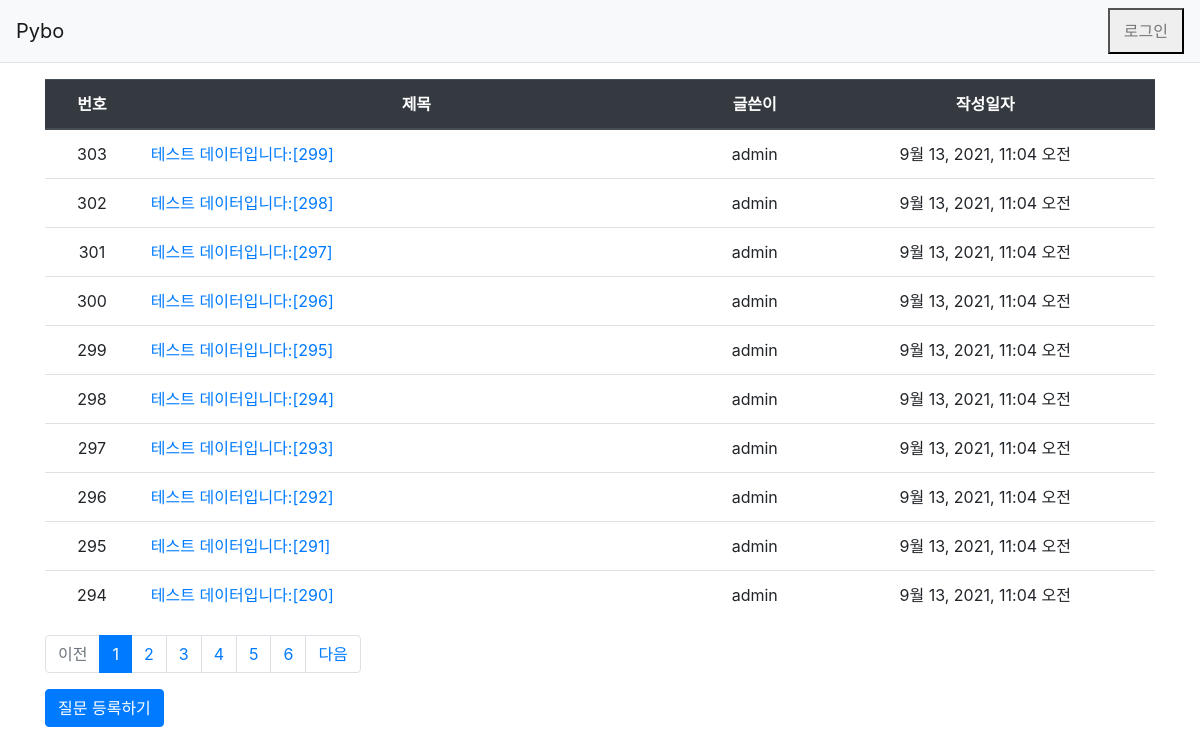
Page /pybo/ on the earlier database version.
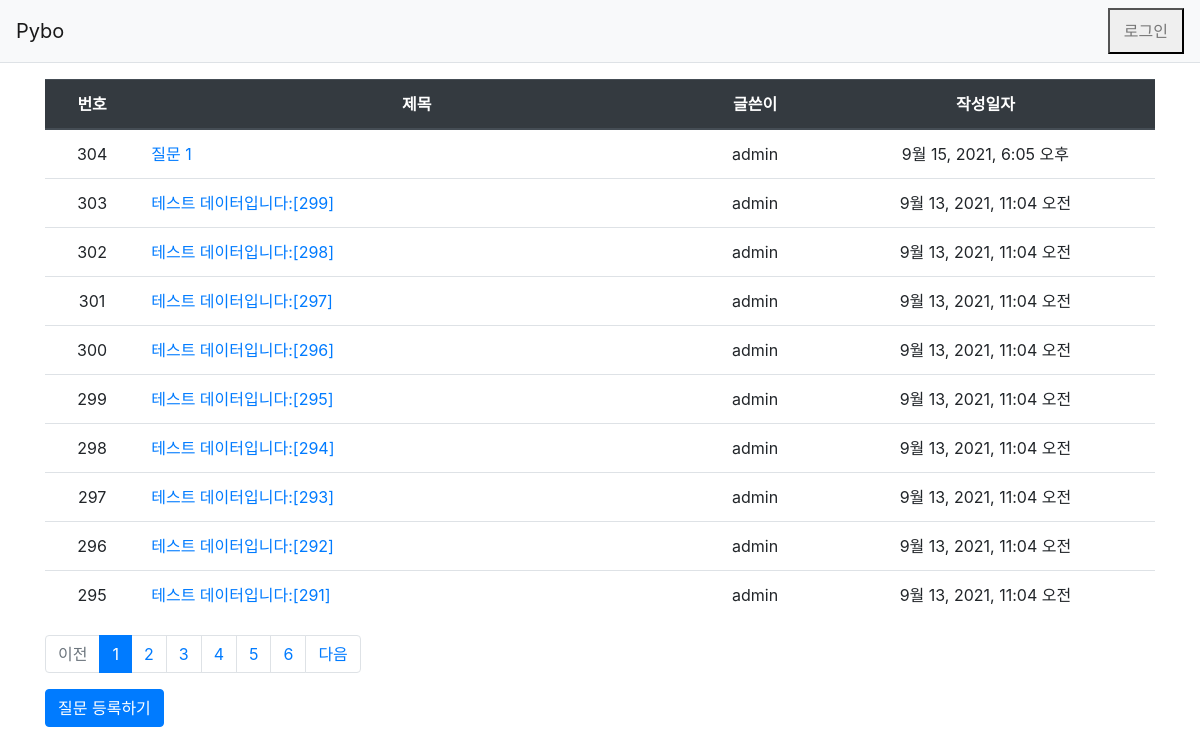
Same page on the later database version.
### pybo/models.py (models this page shows, shortened)
class Question(models.Model):
    author = models.ForeignKey(User, on_delete=models.CASCADE)
    subject = models.CharField(max_length=200) # 질문의 제목 (최대 200자)
    content = models.TextField() # 질문의 내용
    create_date = models.DateTimeField() # 질문을 작성한 일시
    modify_date = models.DateTimeField(null=True, blank=True)

### pybo/views.py (the view)
# urls.py: path('', views.index, name='index'), # '/'에 해당되는 path
def index(request):
    page = request.GET.get('page', '1')  # 페이지
    question_list = Question.objects.order_by('-create_date')  # 작성일시 역순으로 정렬
    paginator = Paginator(question_list, 10)  # 페이지당 10개씩 보여주기
    page_obj = paginator.get_page(page)
    context = {'question_list': page_obj}
    return render(request, 'pybo/question_list.html', context)  # 파이썬 데이터를 템플릿에 적용하여 HTML로 반환

### pybo/templatetags/pybo_filter.py (called while the page is built)
@register.filter
def sub(value, arg):
    return value - arg

### templates/pybo/question_list.html (shortened to what this page needs)
{% extends 'base.html' %}
{% load pybo_filter %}
{% block content %}
<div class="container my-3">
    <table class="table">
        <thead>
        <tr class="text-center thead-dark">
            <th>번호</th>
            <th style="width:50%">제목</th>
            <th>글쓴이</th>
            <th>작성일자</th>
        </tr>
        </thead>
        <tbody>
        {% if question_list %}
        {% for question in question_list %}
        <tr class="text-center">
            <td>
                {{ question_list.paginator.count|sub:question_list.start_index|sub:forloop.counter0|add:1 }}
            </td>
            <td class="text-left">
                <a href="{% url 'pybo:detail' question.id %}">{{ question.subject }}</a>
            </td>
            <td>{{ question.author.username }}</td>
            <td>{{ question.create_date }}</td>
        </tr>
        {% endfor %}
        {% else %}
        <tr>
            <td colspan="3">질문이 없습니다.</td>
        </tr>
        {% endif %}
        </tbody>
    </table>
    <ul class="pagination justify-content-conter">
        {% if question_list.has_previous %}
        <li class="page-item">
            <a class="page-link" href="?page={{ question_list.previous_page_number }}">이전</a>
        </li>
        {% else %}
        <li class="page-item disabled">
            <a class="page-link" tabindex="-1" aria-disabled="true" href="#">이전</a>
        </li>
        {% endif %}
        {% for page_number in question_list.paginator.page_range %}
        {% if page_number >= question_list.number|add:-5 and page_number <= question_list.number|add:5 %}
            {% if page_number == question_list.number %}
            <li class="page-item active" aria-current="page">
                <a class="page-link" href="?page={{ page_number }}">{{ page_number }}</a>
            </li>
            {% else %}
            <li class="page-item">
                <a class="page-link" href="?page={{ page_number }}">{{ page_number }}</a>
            </li>
            {% endif %}
        {% endif %}
        {% endfor %}
        {% if question_list.has_next %}
        <li class="page-item">
            <a class="page-link" href="?page-{{ question_list.next_page_number }}">다음</a>
        </li>
        {% else %}
        <li class="page-item disabled">
            <a class="page-link" tabindex="-1" aria-disabled="true" href="#">다음</a>
        </li>
        {% endif %}
    </ul>
    <a href="{% url 'pybo:question_create' %}" class="btn btn-primary">질문 등록하기</a>
</div>
{% endblock %}

### templates/base.html (shortened to what this page needs)
{% load static %}
<!doctype html>
<htmlf lang="ko">
<head>
    <link rel="stylesheet" type="text/css" href="{% static 'bootstrap.min.css' %}">
    <link rel="stylesheet" type="text/css" href="{% static 'style.css' %}">
</head>
<body>
{% include "navbar.html" %}
{% block content %}
{% endblock %}
</body>
</htmlf>

### templates/navbar.html
<nav class="navbar navbar-expand-lg navbar-light bg-light border-bottom">
    <a class="navbar-brand" href="{% url 'pybo:index' %}">Pybo</a>
    <button class="navbar-toggle ml-auto" type="button" data-toggle="collapse" data-target="#navbarNav"
        aria-controls="navbarNav" aria-expended="false" aira-label="Toggle navigation">
        <span class="collapse navbar-collapse flex-grow-0" id="navbarNav">
            <ul class="navbar-nav">
                <li class="nav-item">
                    {% if user.is_authenticated %}
                    <a class="nav-link" href="{% url 'common:logout' %}">{{ user.username }}(로그아웃)</a>
                    {% else %}
                    <a class="nav-link" href="{% url 'common:login' %}">로그인</a>
                    {% endif %}
                </li>
            </ul>
        </span>
    </button>
</nav>

Differences in the rows shown:
no longer on this page (row unchanged): Question: paginator.count|sub "294", subject "테스트 데이터입니다:[290]", author.username "admin", create_date "9월 13, 2021, 11:04 오전"
added Question: paginator.count|sub "304", subject "질문 1", author.username "admin", create_date "9월 15, 2021, 6:05 오후"
